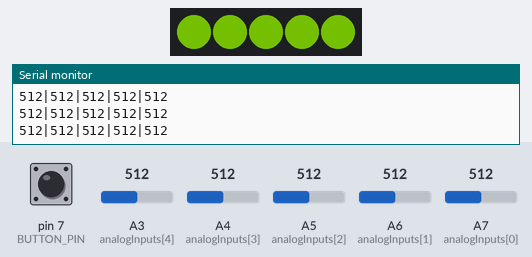
Simulated run of this sketch. Board: Arduino Nano, built with avr-gcc and run on an emulated ATmega328P. On the bench: 5 RGB LEDs in strip order, left to right, the last lines printed to the serial monitor. The test bench sets the inputs (shaded band); at power-on: pin 7 (BUTTON_PIN) HIGH, A3 (analogInputs[4]) = 512, A4 (analogInputs[3]) = 512, A5 (analogInputs[2]) = 512, A6 (analogInputs[1]) = 512, A7 (analogInputs[0]) = 512. Dim RGB values are drawn brighter than linear; EEPROM starts erased.

Above: at 1.2 s.
1.3 s: pin 7 (BUTTON_PIN) pulled LOW for 0.15 s
At 2.3 s:
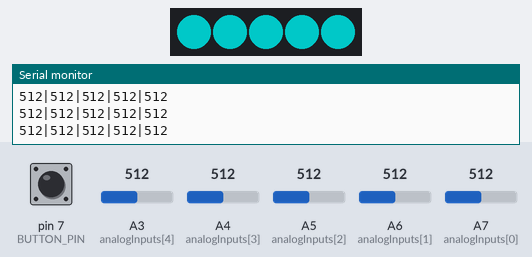
3.0 s: A3 (analogInputs[4]) set to 30
At 4.1 s:
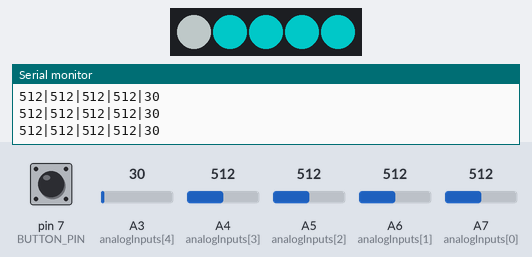
4.5 s: A4 (analogInputs[3]) set to 692
At 5.2 s:
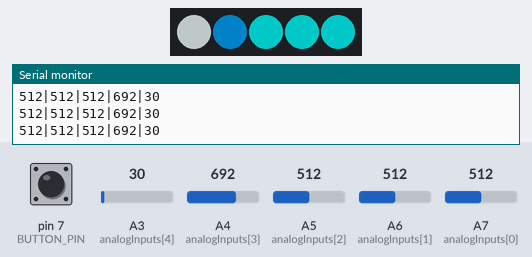
6.0 s: A5 (analogInputs[2]) set to 992
At 7.0 s:
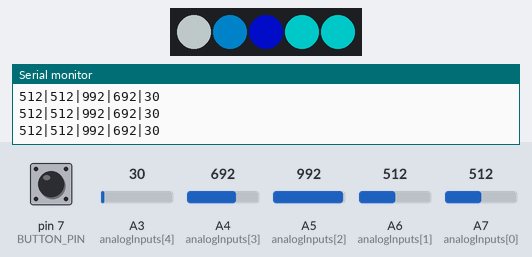
7.5 s: pin 7 (BUTTON_PIN) pulled LOW for 3.2 s
At 8.8 s:
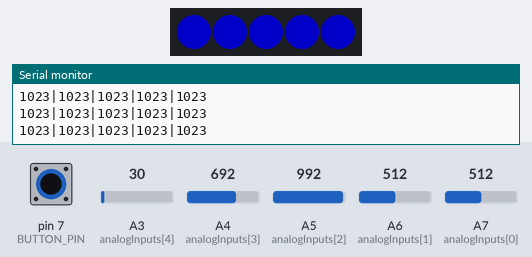
12.2 s: pin 7 (BUTTON_PIN) pulled LOW for 0.15 s
At 13.0 s:
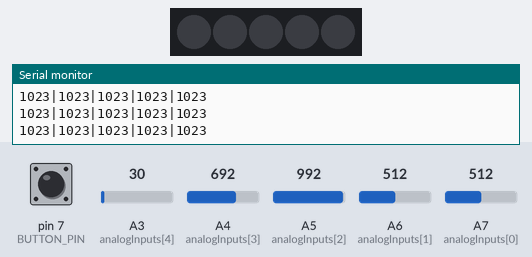
Timing chart, 0 to 14.9 s (numbered marks = the images above; inputs shaded):
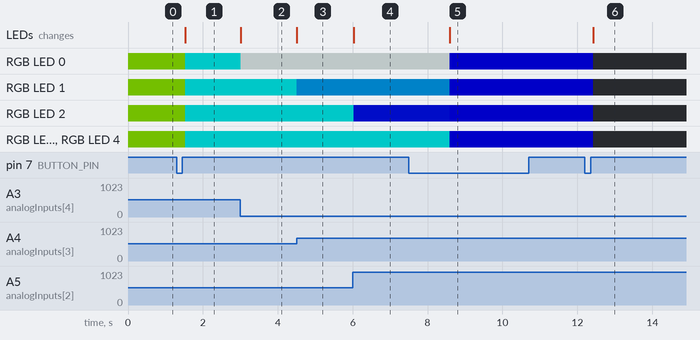

Measured:
- after the input at 1.3 s, RGB LED 0–4: RGB(50, 82, 0) → RGB(0, 100, 100) after 0.23 s; the LEDs: change after 0.23 s (image 1)
- after the input at 3.0 s, RGB LED 0: RGB(0, 100, 100) → RGB(95, 100, 100) at once; the LEDs: change at once (image 2)
- after the input at 4.5 s, RGB LED 1: RGB(0, 100, 100) → RGB(0, 65, 100) at once; the LEDs: change at once (image 3)
- after the input at 6.0 s, RGB LED 2: RGB(0, 100, 100) → RGB(0, 6, 100) at once; the LEDs: change at once (image 4)
- after the input at 7.5 s, RGB LED 0: RGB(95, 100, 100) → RGB(0, 0, 100) after 1.1 s; RGB LED 1: RGB(0, 65, 100) → RGB(0, 0, 100) after 1.1 s; RGB LED 2: RGB(0, 6, 100) → RGB(0, 0, 100) after 1.1 s; RGB LED 3, RGB LED 4: RGB(0, 100, 100) → RGB(0, 0, 100) after 1.1 s; the LEDs: change after 1.1 s (image 5)
- after the input at 12.2 s, RGB LED 0–4: RGB(0, 0, 100) → off after 0.23 s; the LEDs: change after 0.23 s (image 6)

The sketch:

deej-5-sliders-vanilla.ino
```cpp
#include <Adafruit_NeoPixel.h>
#include <EEPROM.h>
#include <Bounce2.h>

const int NUM_SLIDERS = 5;
const int analogInputs[NUM_SLIDERS] = {A7, A6, A5, A4, A3};

#define LED_PIN 6
#define BUTTON_PIN 7
#define LONG_PRESS_DURATION 1000

Adafruit_NeoPixel strip(NUM_SLIDERS, LED_PIN, NEO_GRB + NEO_KHZ800);

Bounce debouncer = Bounce();

int ledMode = 1;
int analogSliderValues[NUM_SLIDERS];
int savedSliderValues[NUM_SLIDERS]; // Para guardar valores al hacer mute
bool isMuted = false;
unsigned long buttonPressStartTime = 0;
bool buttonActive = false;

void setup() {
  for (int i = 0; i < NUM_SLIDERS; i++) {
    pinMode(analogInputs[i], INPUT);
  }

  pinMode(BUTTON_PIN, INPUT_PULLUP);
  debouncer.attach(BUTTON_PIN);
  debouncer.interval(25); // intervalo de debounce en ms

  Serial.begin(9600);
  strip.begin();
  strip.setBrightness(100);
  strip.show();

  // Leer modo desde EEPROM
  byte savedMode = EEPROM.read(0);
  if (savedMode <= 9) {
    ledMode = savedMode;
  }
  Serial.println(ledMode);
}

void loop() {
  debouncer.update();
  checkButton();
  updateSliderValues();
  updateLEDs();
  sendSliderValues();
  delay(10);
}

void checkButton() {
  // Detección de pulsación corta/larga
  if (debouncer.fell()) {
    buttonPressStartTime = millis();
    buttonActive = true;
  }

  if (debouncer.rose() && buttonActive) {
    buttonActive = false;
    unsigned long pressDuration = millis() - buttonPressStartTime;

    if (pressDuration < LONG_PRESS_DURATION) {
      ledMode = (ledMode + 1) % 9;
      EEPROM.write(0, ledMode);
      delay(20);
      Serial.print("Modo cambiado a: ");
      Serial.println(ledMode);
    }
  }

  // Detección de pulsación larga (mientras se mantiene presionado)
  if (buttonActive && (millis() - buttonPressStartTime) >= LONG_PRESS_DURATION) {
    buttonActive = false; // Para no repetir la acción

    if (!isMuted) {
      for (int i = 0; i < NUM_SLIDERS; i++) {
        savedSliderValues[i] = analogSliderValues[i];
        analogSliderValues[i] = 1023; //Lo ponemos a 1023 por que tengo invertido en deej
      }
      isMuted = true;
    } else {
      for (int i = 0; i < NUM_SLIDERS; i++) {
        analogSliderValues[i] = savedSliderValues[i];
      }
      isMuted = false;
    }
  }
}

void updateSliderValues() {
  if (!isMuted) {
    for (int i = 0; i < NUM_SLIDERS; i++) {
      analogSliderValues[i] = analogRead(analogInputs[i]);
    }
  }
}

void sendSliderValues() {
  String builtString = "";
  for (int i = 0; i < NUM_SLIDERS; i++) {
    builtString += String(analogSliderValues[i]);
    if (i < NUM_SLIDERS - 1) builtString += "|";
  }
  Serial.println(builtString);
}

uint32_t colorRedToCyan(int val, bool invertir = false) {
  if(invertir) {
    val = 1023 - val;
  }
  if(val < 341) {
    return strip.Color(255, map(val, 0, 340, 0, 165), 0                           );
  }
  else if(val < 682) {
    return strip.Color(map(val, 341, 681, 255, 0), map(val, 341, 681, 165, 255), 0);
  }
  else {
    return strip.Color(0, 255, map(val, 682, 1023, 0, 255));
  }
}

uint32_t colorBlueToWhite(int val, bool invertir = false) {
  if(invertir) {
    val = 1023 - val;
  }
  if (val < 512) return strip.Color(map(val, 0, 511, 255, 0), 255, 255);
  return strip.Color(0, map(val, 512, 1023, 255, 0), 255);
}

uint32_t colorWhiteToBlue(int val, bool invertir = false) {
  if(invertir) {
    val = 1023 - val;
  }
  if (val < 512) return strip.Color(map(val, 0, 511, 255, 0), 255, 255);
  return strip.Color(0, map(val, 512, 1023, 255, 0), 255);
}

uint32_t colorBlueToOff(int val, bool invertir = false) {
  if(invertir) {
    val = 1023 - val;
  }
  return strip.Color(0, 0, map(val, 0, 1023, 200, 0));
}

uint32_t colorOffToWhite(int val, bool invertir = false) {
  if(invertir) {
    val = 1023 - val;
  }
  byte b = map(val, 0, 1023, 200, 0);
  return strip.Color(b, b, b);
}

uint32_t colorPurpleToGreen(int val, bool invertir = false) {
  if(invertir) {
    val = 1023 - val;
  }
  return strip.Color(
    map(val, 0, 1023, 0, 128),
    map(val, 0, 1023, 255, 0),
    map(val, 0, 1023, 0, 128)
  );
}

uint32_t colorRainbow(int val, bool invertir = false) {
  if(invertir) {
    val = 1023 - val;
  }
  uint16_t hue = map(val, 0, 1023, 0, 49151);
  return strip.gamma32(strip.ColorHSV(hue));
}

const float PULSE_SPEED = 0.4f;           // Controla la velocidad general (menor = más lento)
const float LED_TRANSITION_SPEED = 0.2f;  // Controla el desfase entre LEDs (menor = más lento)

uint32_t colorPulse(int val, int sliderIndex) {
  float t = millis() / (1000.0f / PULSE_SPEED);
  float ledOffset = sliderIndex * LED_TRANSITION_SPEED;
  float pulse = (sin((t + ledOffset) * 2 * PI) + 1.0f) / 2.0f;
  byte brightness = pulse * 200;
  uint16_t hue = map(val, 0, 1023, 0, 65535);
  uint32_t color = strip.ColorHSV(hue, 255, brightness);
  return strip.gamma32(color);
}

void updateLEDs() {
  if (ledMode == 0) {
    for (int i = 0; i < NUM_SLIDERS; i++) {
      strip.setPixelColor(i, 0);
    }
    strip.show();
    return;
  }

  for (int i = 0; i < NUM_SLIDERS; i++) {
    int val = analogSliderValues[i];
    int ledIndex = NUM_SLIDERS - 1 - i;
    uint32_t color;

    switch (ledMode) {
      case 1: color = colorRedToCyan(val, true); break;
      case 2: color = colorBlueToWhite(val); break;
      case 3: color = colorBlueToOff(val); break;
      case 4: color = colorOffToWhite(val); break;
      case 5: color = colorWhiteToBlue(val); break;
      case 6: color = colorPurpleToGreen(val); break;
      case 7: color = colorRainbow(val); break;
      case 8: color = colorPulse(val, i); break;
      default: color = 0; break;
    }

    strip.setPixelColor(ledIndex, color);
  }
  strip.show();
}
```
